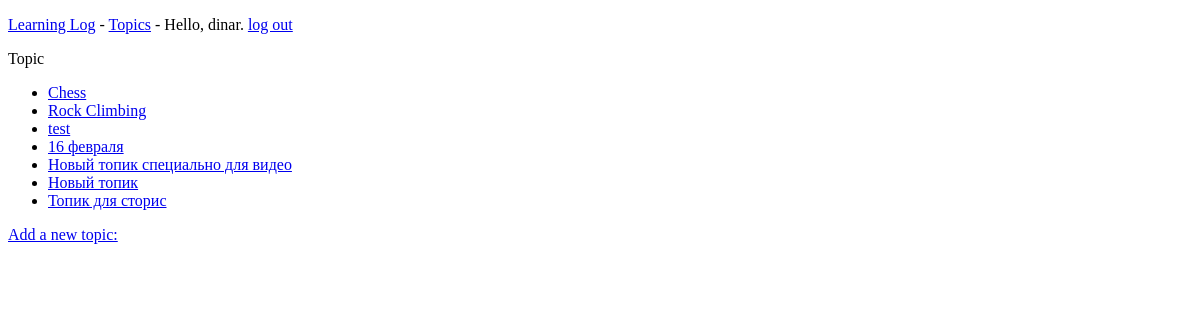
Page /topics/ (signed in) on the earlier database version.
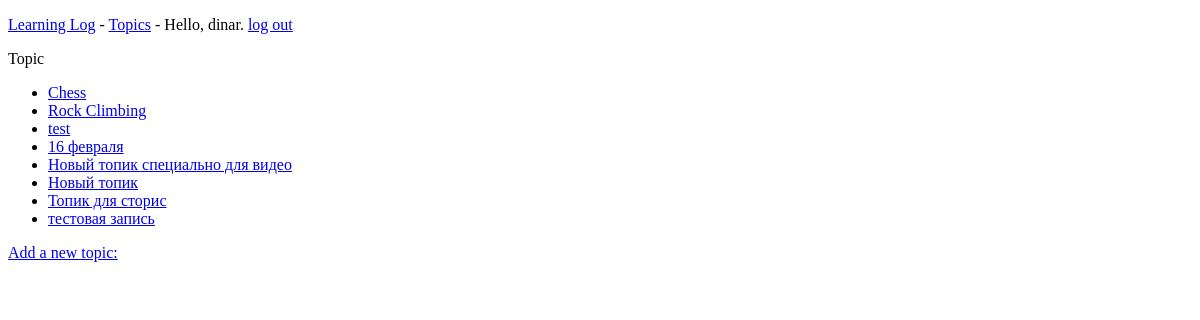
Same page on the later database version.
### learning_logs/models.py (models this page shows)
class Topic(models.Model):
    text = models.CharField(max_length=200)
    date_added = models.DateTimeField(auto_now_add=True)
    owner = models.ForeignKey(User, on_delete=models.CASCADE)
    def __str__(self):
        return self.text

### learning_logs/views.py (the view)
# urls.py: url(r'^topics/$', views.topics, name='topics'),
@login_required
def topics(request):
    topics = Topic.objects.order_by('date_added')
    context = {'topics': topics}
    return render(request, 'learning_logs/topics.html', context)

### learning_logs/templates/learning_logs/topics.html (shortened to what this page needs)
<!DOCTYPE html>
<html lang="en">
<head>
</head>
<body>
{% extends 'learning_logs/base.html' %}
{% block content %}
<p>Topic</p>
<ul>
    {% for topic in topics %}
    <li>
        <a href="{% url 'learning_logs:topic' topic.id %}">{{topic}}</a>
    </li>
    {% endfor %}
</ul>
<a href="{% url 'learning_logs:new_topic' %}">Add a new topic:</a>
{% endblock content %}

### learning_logs/templates/learning_logs/base.html (shortened to what this page needs)
<!DOCTYPE html>
<html lang="en">
<head>
</head>
<body>
<p>
    <a href="{% url 'learning_logs:index' %}">Learning Log</a> -
    <a href="{% url 'learning_logs:topics' %}">Topics</a> -
    {% if user.is_authenticated %}
    Hello, {{user.username}}.
    <a href="{% url 'users:logout' %}">log out</a>
    {% else %}
        <a href="{% url 'users:register' %}">register</a> -
    <a href="{% url 'users:login' %}">log in</a>
    {% endif %}
</p>
{% block content %}{% endblock content %}
</body>
</html>

Differences in the rows shown:
added Topic: text "тестовая запись"
